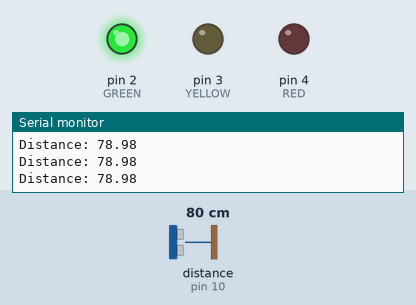
A sketch run on a simulated Arduino Uno, built with avr-gcc and run on an emulated ATmega328P. On the bench: output pins drawn as LEDs (lit = HIGH), the last lines printed to the serial monitor. Wiring (inferred from the names in the program): ultrasonic range finder: trigger pin 9; echo pin 10. Dashed ring = blinking. The inputs (shaded band) are chosen by the test bench; at power-on: distance to the obstacle (sensor on pin 10) 80 cm. The echo pulse lasts 58.3 µs per cm; pins used as bus, display or sensor lines are not drawn.

Above: at 1.2 s.
1.3 s: distance to the obstacle (sensor on pin 10) set to 68 cm
At 1.48 s:
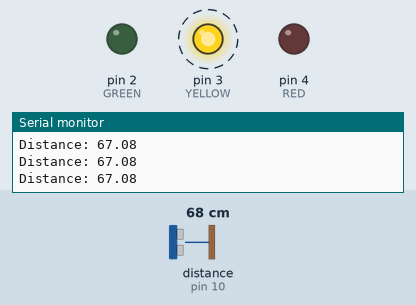
4.3 s: distance to the obstacle (sensor on pin 10) set to 33 cm
7.3 s: distance to the obstacle (sensor on pin 10) set to 27 cm
At 7.59 s:
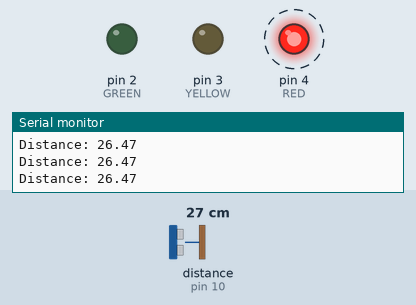
Timing chart, 0 to 16.3 s (numbered marks = the images above; inputs shaded):
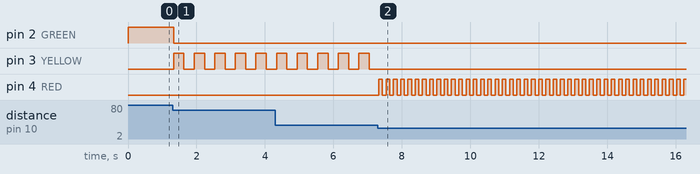

Measured:
- the behaviour switches between 71 and 70 cm on distance to the obstacle (sensor on pin 10) (found by bisection; images 0 and 1)
- the behaviour switches between 31 and 30 cm on distance to the obstacle (sensor on pin 10) (found by bisection; images 1 and 2)
- after the input at 1.3 s, pin 2 (GREEN): HIGH → LOW at once; pin 3 (YELLOW): alternates HIGH for 0.30 s and LOW for 0.30 s, starting at once
- after the input at 7.3 s, pin 3 (YELLOW): stops changing and stays LOW; pin 4 (RED): alternates HIGH for 0.11 s and LOW for 0.11 s, starting at once

The sketch:

distance_indicator_with_LED.ino
```cpp
#define TRIG 9
#define ECHO 10

#define GREEN 2
#define YELLOW 3
#define RED 4

unsigned long duration;
float distance;

// timing control (non-blocking blink)
unsigned long previousMillis = 0;
bool ledState = false;

void setup() {
  pinMode(TRIG, OUTPUT);
  pinMode(ECHO, INPUT);

  pinMode(GREEN, OUTPUT);
  pinMode(YELLOW, OUTPUT);
  pinMode(RED, OUTPUT);

  Serial.begin(9600);
}

// -------- Distance Measurement --------
float getDistance() {
  digitalWrite(TRIG, LOW);
  delayMicroseconds(2);

  digitalWrite(TRIG, HIGH);
  delayMicroseconds(10);
  digitalWrite(TRIG, LOW);

  duration = pulseIn(ECHO, HIGH, 30000); // timeout for stability

  float dist = duration * 0.034 / 2;

  // filter invalid readings
  if (dist == 0 || dist > 400) return -1;

  return dist;
}

// -------- LED Control --------
void setLEDs(bool g, bool y, bool r) {
  digitalWrite(GREEN, g);
  digitalWrite(YELLOW, y);
  digitalWrite(RED, r);
}

// -------- Loop --------
void loop() {

  distance = getDistance();

  if (distance == -1) {
    Serial.println("Out of range");
    return;
  }

  Serial.print("Distance: ");
  Serial.println(distance);

  unsigned long currentMillis = millis();

  // FAR → Green
  if (distance > 70) {
    setLEDs(HIGH, LOW, LOW);
  }

  // MEDIUM → Yellow blinking
  else if (distance > 30) {

    if (currentMillis - previousMillis >= 300) {
      previousMillis = currentMillis;
      ledState = !ledState;
      digitalWrite(YELLOW, ledState);
    }

    digitalWrite(GREEN, LOW);
    digitalWrite(RED, LOW);
  }

  // NEAR → Red fast blinking
  else {

    if (currentMillis - previousMillis >= 100) {
      previousMillis = currentMillis;
      ledState = !ledState;
      digitalWrite(RED, ledState);
    }

    digitalWrite(GREEN, LOW);
    digitalWrite(YELLOW, LOW);
  }
}
```
